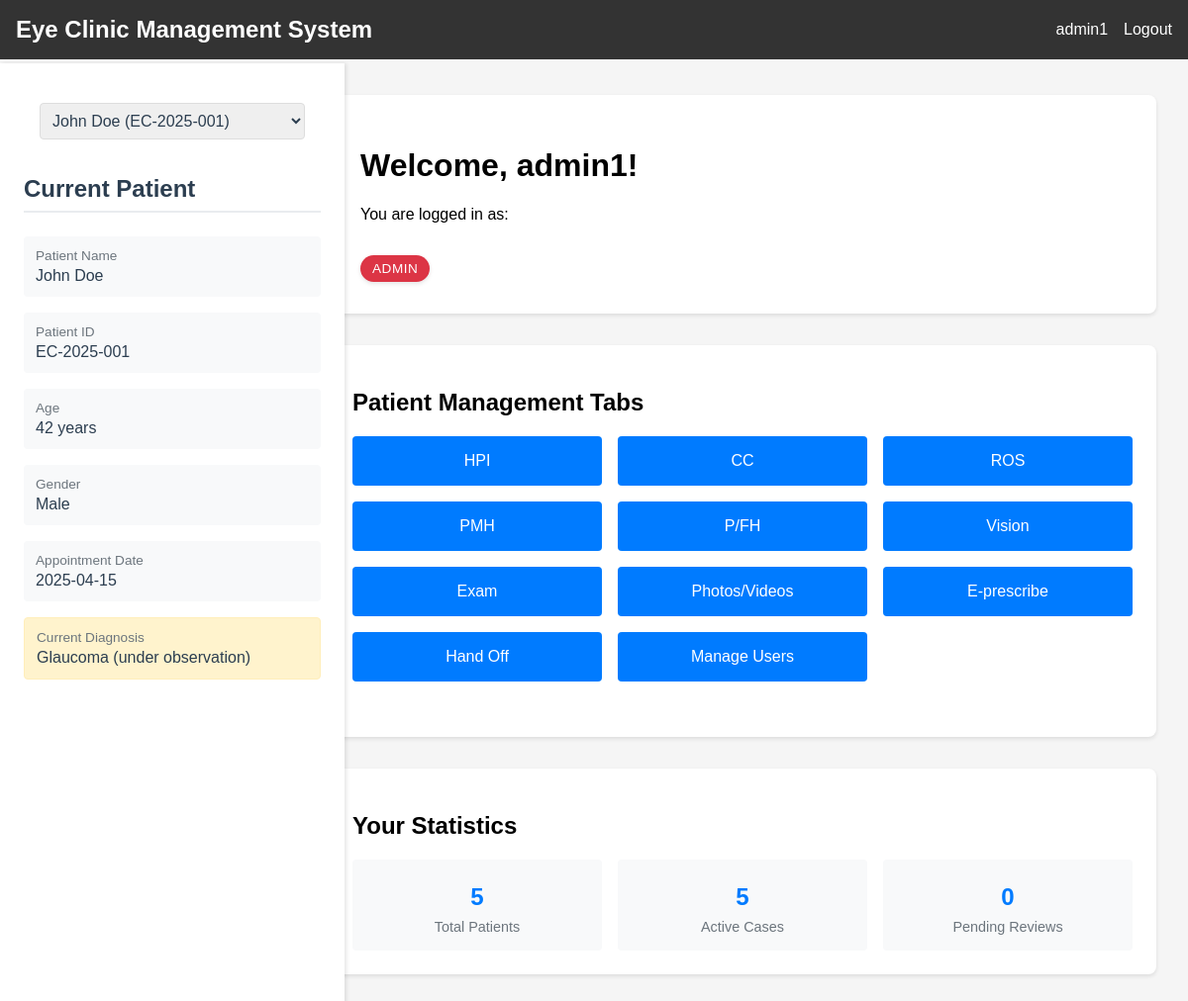
The page /dashboard (signed in) on the database its author committed.
### models.py (models this page shows, shortened)
class User(db.Model):
    id = db.Column(db.Integer, primary_key=True)
    username = db.Column(db.String(80), unique=True, nullable=False)
    password_hash = db.Column(db.String(120), nullable=False)
    role = db.Column(db.String(80), nullable=False)
    name = db.Column(db.String(120))
    status = db.Column(db.String(20), default='active')
    last_login = db.Column(db.DateTime, default=datetime.utcnow)
    custom_permissions = db.Column(db.String(500))  # Store tab permissions as comma-separated string
    created_at = db.Column(db.DateTime, default=datetime.utcnow)
    updated_at = db.Column(db.DateTime, default=datetime.utcnow, onupdate=datetime.utcnow)
    def get_custom_permissions(self):
        if self.custom_permissions:
            return self.custom_permissions.split(',')
        return []
    def to_dict(self):
        return {
            'id': self.id,
            'username': self.username,
            'role': self.role,
            'name': self.name,
            'status': self.status,
            'last_login': self.last_login.strftime('%Y-%m-%dT%H:%M:%S.%f') if self.last_login else None,
            'custom_permissions': self.get_custom_permissions(),
            'created_at': self.created_at.isoformat() if self.created_at else None,
            'updated_at': self.updated_at.isoformat() if self.updated_at else None
        }

class Patient(db.Model):
    id = db.Column(db.String(20), primary_key=True)
    name = db.Column(db.String(100), nullable=False)
    age = db.Column(db.Integer)
    gender = db.Column(db.String(10))
    appointment_date = db.Column(db.Date)
    diagnosis = db.Column(db.Text)
    created_at = db.Column(db.DateTime, default=datetime.utcnow)
    updated_at = db.Column(db.DateTime, default=datetime.utcnow, onupdate=datetime.utcnow)
    def to_dict(self):
        return {
            'id': self.id,
            'name': self.name,
            'age': self.age,
            'gender': self.gender,
            'appointment_date': self.appointment_date.isoformat() if self.appointment_date else None,
            'diagnosis': self.diagnosis,
            'created_at': self.created_at.isoformat() if self.created_at else None,
            'updated_at': self.updated_at.isoformat() if self.updated_at else None
        }

### app.py (the view)
@app.route('/dashboard')
@login_required
def dashboard():
    role = session['role']
    user = User.query.filter_by(username=session['username']).first()
    custom_permissions = user.get_custom_permissions() if user else []
    if custom_permissions:
        accessible_tabs = {
            tab: tab in custom_permissions
            for tab in TAB_PERMISSIONS.keys()
        }
    else:
        accessible_tabs = {
            tab: tab in [t for t, roles in TAB_PERMISSIONS.items() if role in roles]
            for tab in TAB_PERMISSIONS.keys()
        }
    role_stats = {
        'Admin': {
            'total_patients': Patient.query.count(),
            'active_cases': Patient.query.filter(Patient.diagnosis.isnot(None)).count(),
            'pending_reviews': Patient.query.filter(Patient.diagnosis.is_(None)).count()
        },
        'Doctor': {
            'patients_today': Patient.query.filter_by(appointment_date=datetime.now().date()).count(),
            'pending_reports': Patient.query.filter(Patient.diagnosis.is_(None)).count(),
            'prescriptions': 8  # This would come from a prescriptions table in a real app
        },
        'Nurse': {
            'assigned_patients': Patient.query.count(),
            'vitals_pending': 3,  # This would come from a vitals table in a real app
            'follow_ups': 4  # This would come from a follow-ups table in a real app
        },
        'Intern': {
            'observed_cases': 10,  # This would come from a cases table in a real app
            'assisted_cases': 5,
            'study_hours': 15
        },
        'Receptionist': {
            'appointments_today': Patient.query.filter_by(appointment_date=datetime.now().date()).count(),
            'check_ins': 15,  # This would come from a check-ins table in a real app
            'pending_calls': 4  # This would come from a calls table in a real app
        },
        'Pharmacist': {
            'prescriptions_pending': 12,  # This would come from a prescriptions table in a real app
            'completed_orders': 35,
            'inventory_alerts': 3
        }
    }
    can_view_patient_info = role in PATIENT_INFO_ACCESS
    current_patient = None
    if can_view_patient_info:
        current_patient = Patient.query.get(session.get('selected_patient_id'))
        if not current_patient:
            current_patient = Patient.query.first()
            if current_patient:
                session['selected_patient_id'] = current_patient.id
    return render_template('dashboard.html',
                         username=session['username'],
                         role=role,
                         tabs=accessible_tabs,
                         stats=role_stats[role],
                         can_view_patient_info=can_view_patient_info,
                         patient_data=current_patient.to_dict() if current_patient else None,
                         all_patients=[p.to_dict() for p in Patient.query.all()] if can_view_patient_info else None,
                         users=[u.to_dict() for u in User.query.all()] if role == 'Admin' else None)

### app.py (called while the page is built)
def login_required(f):
    @wraps(f)
    def decorated_function(*args, **kwargs):
        if 'username' not in session:
            flash('Please log in first.')
            return redirect(url_for('login'))
        return f(*args, **kwargs)
    return decorated_function

### templates/dashboard.html (shortened to what this page needs)
<!DOCTYPE html>
<html lang="en">
<head>
    <link rel="stylesheet" href="https://cdnjs.cloudflare.com/ajax/libs/font-awesome/6.0.0/css/all.min.css">
</head>
<body>
    <div class="navbar">
        <div>
            <h2 style="margin: 0;">Eye Clinic Management System</h2>
        </div>
        <div style="display: flex; align-items: center; gap: 1rem;">
            <span>{{ username }}</span>
            <a href="{{ url_for('logout') }}">Logout</a>
        </div>
    </div>
    <div class="main-content">
        {% if can_view_patient_info and patient_data %}
        <div class="patient-sidebar">
            <div class="patient-selector">
                <select class="patient-select" onchange="selectPatient(this.value)">
                    {% for patient in all_patients %}
                        <option value="{{ patient.id }}" {% if patient.id == patient_data.id %}selected{% endif %}>
                            {{ patient.name }} ({{ patient.id }})
                        </option>
                    {% endfor %}
                </select>
            </div>
            <div class="patient-info">
                <h2>Current Patient</h2>
                <div class="info-group">
                    <div class="info-label">Patient Name</div>
                    <div class="info-value">{{ patient_data.name }}</div>
                </div>
                <div class="info-group">
                    <div class="info-label">Patient ID</div>
                    <div class="info-value">{{ patient_data.id }}</div>
                </div>
                <div class="info-group">
                    <div class="info-label">Age</div>
                    <div class="info-value">{{ patient_data.age }} years</div>
                </div>
                <div class="info-group">
                    <div class="info-label">Gender</div>
                    <div class="info-value">{{ patient_data.gender }}</div>
                </div>
                <div class="info-group">
                    <div class="info-label">Appointment Date</div>
                    <div class="info-value">{{ patient_data.appointment_date }}</div>
                </div>
                {% if patient_data.diagnosis %}
                <div class="diagnosis">
                    <div class="info-label">Current Diagnosis</div>
                    <div class="info-value">{{ patient_data.diagnosis }}</div>
                </div>
                {% endif %}
            </div>
        </div>
        {% endif %}
        <div class="dashboard-container">
            <div class="welcome-card">
                <h1>Welcome, {{ username }}!</h1>
                <p>You are logged in as:</p>
                <div class="role-badge role-{{ role }}">{{ role }}</div>
            </div>
            <div class="tabs-container">
                <h2>Patient Management Tabs</h2>
                <div class="tabs-grid">
                    {% for tab, is_accessible in tabs.items() %}
                        {% if tab != 'Manage Users' %}
                            <button
                                class="tab-button {{ 'enabled' if is_accessible else 'disabled' }}"
                                onclick="{% if is_accessible %}alert('Opening ' + '{{ tab }}' + ' tab...'){% endif %}"
                            >
                                {{ tab }}
                            </button>
                        {% endif %}
                    {% endfor %}
                    {% if role == 'Admin' %}
                        <button
                            class="tab-button enabled"
                            onclick="toggleUsersTable()"
                        >
                            Manage Users
                        </button>
                    {% endif %}
                </div>
            </div>
            <div class="stats-container">
                <h2>Your Statistics</h2>
                <div class="stats-grid">
                    {% for label, value in stats.items() %}
                        <div class="stat-card">
                            <div class="stat-value">{{ value }}</div>
                            <div class="stat-label">{{ label | replace('_', ' ') }}</div>
                        </div>
                    {% endfor %}
                </div>
            </div>
        </div>
    </div>
</body>
</html>

### rows shown on the page
User: username "admin1", role "ADMIN"
Patient: name "John Doe", id "EC-2025-001", gender "Male", diagnosis "Glaucoma (under observation)"

### other values the page prints
{{ patient_data.age }} "42"
{{ patient_data.appointment_date }} "2025-04-15"
{{ tab }} "HPI" "CC" "ROS" "PMH" "P/FH" "Vision" "Exam" "Photos/Videos" "E-prescribe" "Hand Off"
{{ value }} "5" "5" "0"
{{ label | replace('_', ' ') }} "Total Patients" "Active Cases" "Pending Reviews"
form field value "John Doe (EC-2025-001)"
